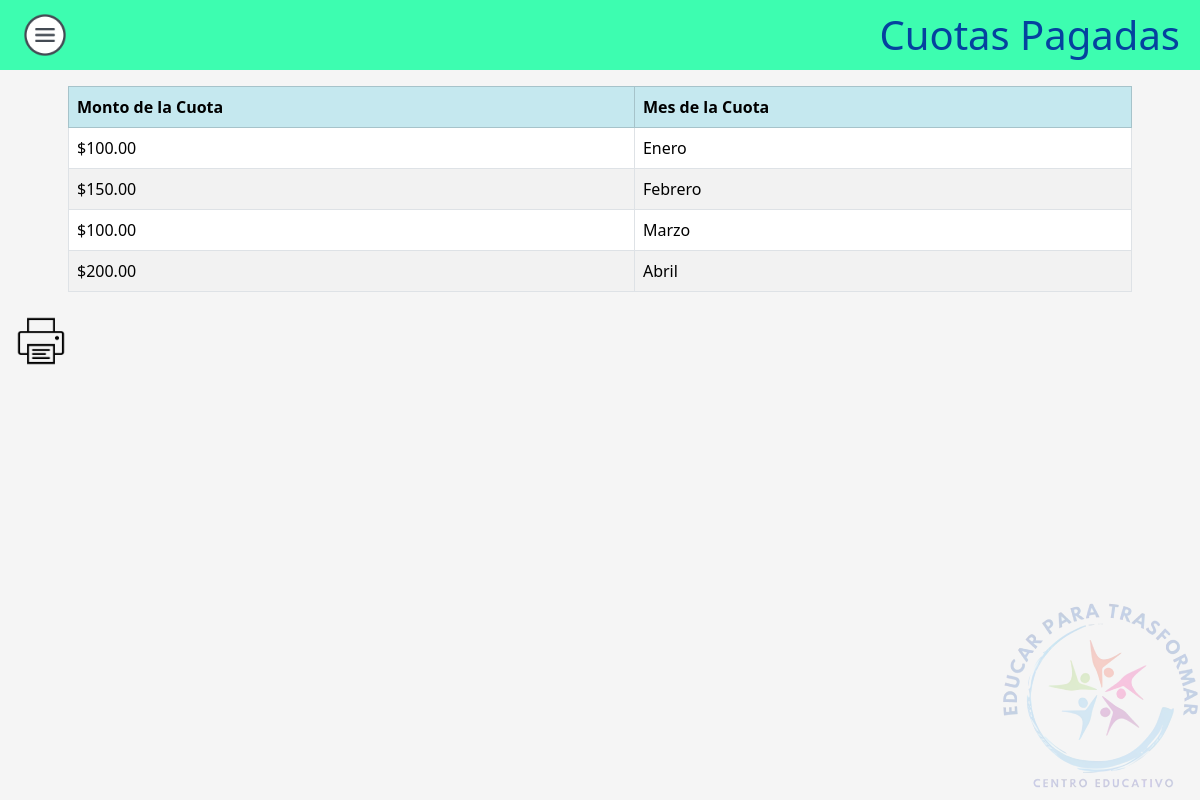
/Padre/cuotaPago/cuotasPagadas.php (signed in), run on the app's committed database.
### tables this page shows
CREATE TABLE `cuotas` (
  `id` int(11) NOT NULL,
  `id_padre` int(11) DEFAULT NULL,
  `idAlumno` int(11) DEFAULT NULL,
  `mes` varchar(15) DEFAULT NULL,
  `año` int(11) DEFAULT NULL,
  `monto` decimal(10,2) DEFAULT NULL,
  `estado` enum('pendiente','pagado') DEFAULT NULL
);

### Padre/cuotaPago/cuotasPagadas.php (the view, shortened to what this page needs)
<!DOCTYPE html>
<html>
<head>
    <link href="https://cdn.jsdelivr.net/npm/bootstrap@5.3.2/dist/css/bootstrap.min.css" rel="stylesheet">
    <link rel="stylesheet" href="../../Css/styles.css">
</head>
<body>
    <header class="header no-print">
        <a type="button" data-bs-toggle="offcanvas" data-bs-target="#offcanvasExample" aria-controls="offcanvasExample">
            <img src="../../Css/hamburguesa.png" width="50px">
        </a>
        <h1 style="text-align: center; color: #05429f">Cuotas Pagadas</h1>
    </header>
    <div class="mt-2 mx-auto p-2" style="width: 90vw">
        <?php
        $conn = conectar();
        if (isset($_SESSION['user_id'])) {
            $padreId = $_SESSION['user_id'];
        $query = "SELECT cuotas.monto, cuotas.mes
              FROM cuotas
              WHERE cuotas.id_padre = $padreId
              AND cuotas.estado = 'pagado'";
        $result = mysqli_query($conn, $query);
        } else {
        header('Location: padre.php');
        exit();
        }
        if ($result && mysqli_num_rows($result) > 0) {
            echo '<table class="table table-striped table-bordered">';
            echo '<tr class="table-info">';
            echo '<th>Monto de la Cuota</th>';
            echo '<th>Mes de la Cuota</th>';
            echo '</tr>';
            while ($row = mysqli_fetch_assoc($result)) {
                echo '<tr>';
                echo '<td>$' . $row['monto'] . '</td>';
                echo '<td>' . $row['mes'] . '</td>';
                echo '</tr>';
            }
            echo '</table>';
        } else {
            echo "<p>No se encontraron cuotas pagadas para este padre.</p>";
        }
        ?>
    </div>
    <a class="no-print ms-3" type='button' onclick='imprimirTabla()'><img src='../../Css/print.png' width='50px'></a>
    <div id="footer">
        <img src="../../Css/Logotipo200x200.png">
    </div>
</body>
</html>

### Css/styles.css (style rules this page uses)
body { background-color: #f5f5f5; }
.header { background-color: #3dfdb0; color: #fff; padding: 10px 20px; display: flex; justify-content: space-between; align-items: center; }
.header h1 { text-align: center; margin: 0; }
#footer { position: fixed; right: 0; bottom: 0; margin: 0; padding: 0; }
#footer img { width: 200px; opacity: 0.2; }

### data on the page
cuotas: monto "100.00", mes "Enero"
cuotas: monto "150.00", mes "Febrero"
cuotas: monto "100.00", mes "Marzo"
cuotas: monto "200.00", mes "Abril"
